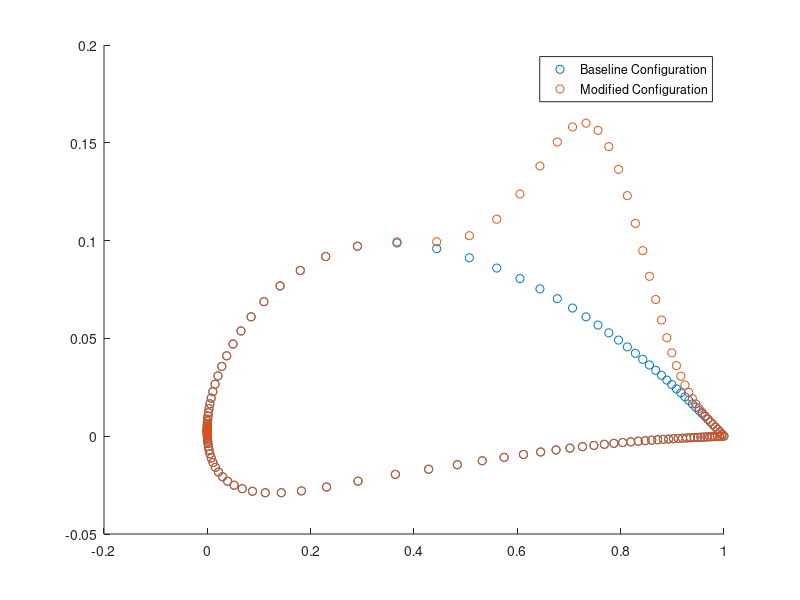

MATLAB code for this plot:
clear all;
close all;
clc;
format long;

load new.txt
load baseline.txt

xnew = new(:,2);
ynew = new(:,3);


x = baseline(:,2);
y = baseline(:,3);



scatter(x,y,'bo','DisplayName','Baseline Configuration');
%scatter(x,y,'b.');
hold on
%axis equal tight;
scatter(xnew,ynew,'r.','DisplayName','Modified Configuration');
%scatter(xnew,ynew,'r.');
[h, ~] = legend('show');